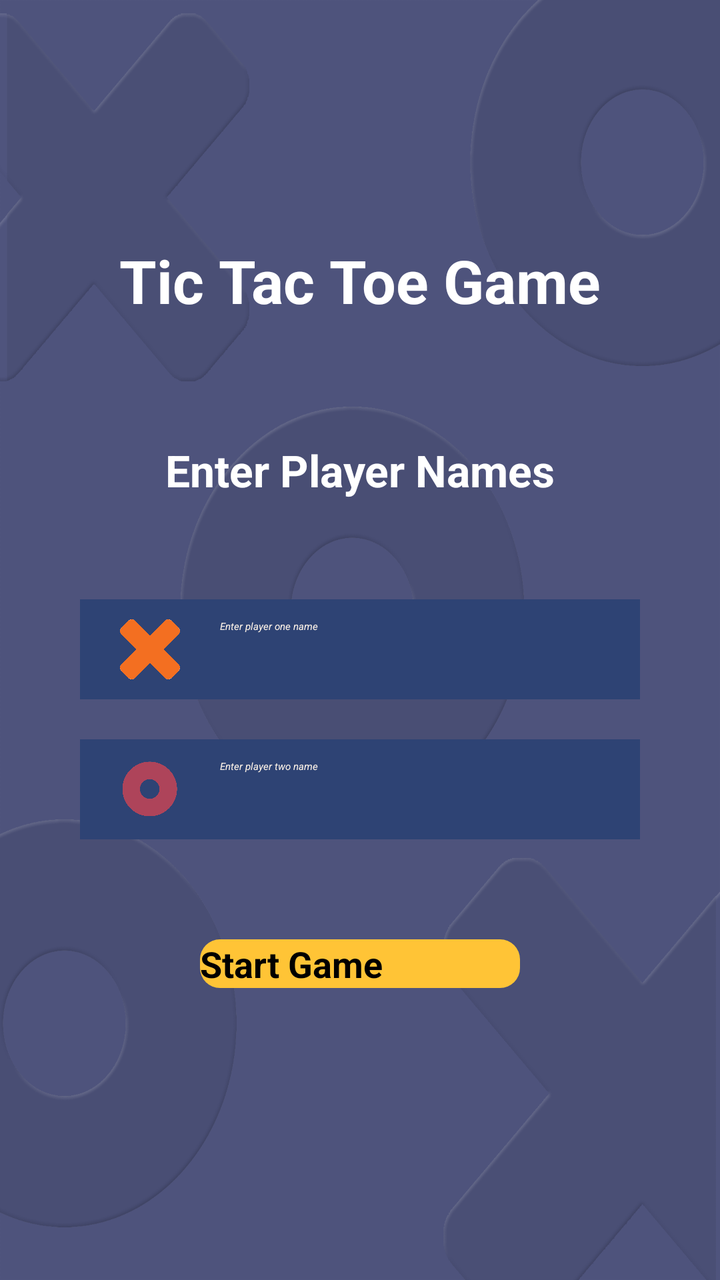
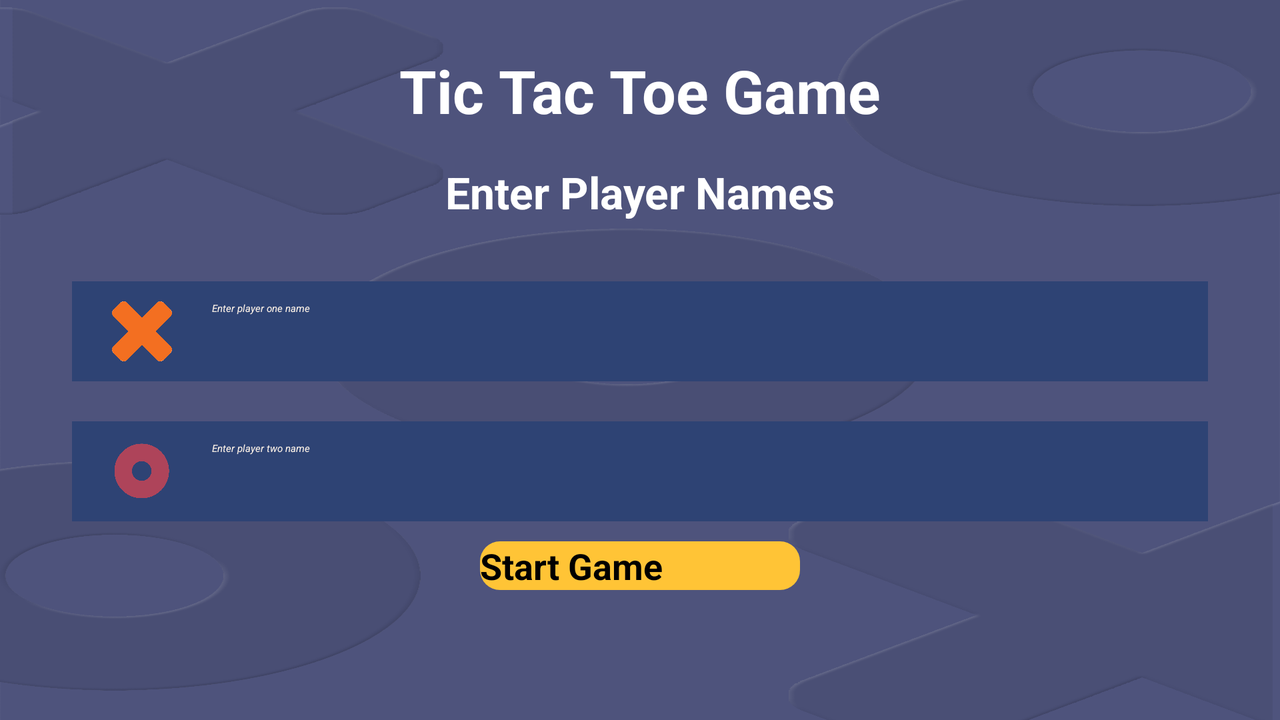

The same Android screen from two of the app's own layout files: first res/layout/ as a phone draws it, then the repository's variant for another configuration, drawn on a device whose configuration selects that folder. Both files follow.
<!-- AndroidManifest.xml: application theme Theme.TicTacToeGame -->
<!-- res/layout/initial_view.xml -->
<?xml version="1.0" encoding="utf-8"?>
<androidx.constraintlayout.widget.ConstraintLayout xmlns:android="http://schemas.android.com/apk/res/android"
    xmlns:app="http://schemas.android.com/apk/res-auto"
    android:layout_width="match_parent"
    android:layout_height="match_parent"
    android:background="@drawable/background"
    android:padding="20dp">

    <TextView
        android:id="@+id/gameName"
        android:layout_width="wrap_content"
        android:layout_height="wrap_content"
        android:layout_marginTop="100dp"
        android:text="Tic Tac Toe Game"
        android:textColor="@color/white"
        android:textSize="30sp"
        android:textStyle="bold"
        app:layout_constraintLeft_toLeftOf="parent"
        app:layout_constraintRight_toRightOf="parent"
        app:layout_constraintTop_toTopOf="parent" />

    <TextView
        android:id="@+id/enterNames"
        android:layout_width="wrap_content"
        android:layout_height="wrap_content"
        android:layout_marginTop="60dp"
        android:text="Enter Player Names"
        android:textColor="@color/white"
        android:textSize="22sp"
        android:textStyle="bold"
        app:layout_constraintLeft_toLeftOf="parent"
        app:layout_constraintRight_toRightOf="parent"
        app:layout_constraintTop_toBottomOf="@id/gameName" />

    <LinearLayout
        android:id="@+id/EnterplayerOne"
        android:layout_width="match_parent"
        android:layout_height="50dp"
        android:layout_marginStart="20dp"
        android:layout_marginTop="50dp"
        android:layout_marginEnd="20dp"
        android:background="@color/dark_blue"
        android:gravity="center_vertical"
        android:orientation="horizontal"
        app:layout_constraintTop_toBottomOf="@id/enterNames">

        <ImageView
            android:layout_width="30dp"
            android:layout_height="30dp"
            android:layout_marginStart="20dp"
            android:adjustViewBounds="true"
            android:background="@color/dark_blue"
            android:src="@drawable/pngwing" />

        <EditText
            android:id="@+id/playerOne"
            android:layout_width="match_parent"
            android:layout_height="50dp"
            android:layout_marginStart="10dp"
            android:layout_marginEnd="10dp"
            android:background="@color/dark_blue"
            android:inputType="text"
            android:maxLines="1"
            android:hint="@string/player_one"
            android:textStyle="italic"
            android:padding="10dp"
            android:textColorHint="@color/light_text"
            android:textColor="@color/white"/>
    </LinearLayout>

    <LinearLayout
        android:id="@+id/EnterplayerTwo"
        android:layout_width="match_parent"
        android:layout_height="50dp"
        android:layout_marginStart="20dp"
        android:layout_marginTop="20dp"
        android:layout_marginEnd="20dp"
        android:background="@color/dark_blue"
        android:gravity="center_vertical"
        android:orientation="horizontal"
        app:layout_constraintTop_toBottomOf="@id/EnterplayerOne">

        <ImageView
            android:layout_width="30dp"
            android:layout_height="30dp"
            android:layout_marginStart="20dp"
            android:adjustViewBounds="true"
            android:background="@color/dark_blue"
            android:src="@drawable/zero" />

        <EditText
            android:id="@+id/playerTwo"
            android:layout_width="match_parent"
            android:layout_height="50dp"
            android:layout_marginStart="10dp"
            android:layout_marginEnd="10dp"
            android:inputType="text"
            android:maxLines="1"
            android:background="@color/dark_blue"
            android:hint="@string/player_two"
            android:textStyle="italic"
            android:padding="10dp"
            android:textColorHint="@color/light_text"
            android:textColor="@color/white"/>
    </LinearLayout>

    <Button
        android:id="@+id/startGame"
        android:layout_width="160dp"
        android:layout_height="wrap_content"
        android:layout_marginTop="50dp"
        android:background="@drawable/start_button"
        android:text="Start Game"
        android:textColor="@color/black"
        android:textSize="18sp"
        android:textStyle="bold"
        app:layout_constraintLeft_toLeftOf="parent"
        app:layout_constraintRight_toRightOf="parent"
        app:layout_constraintTop_toBottomOf="@id/EnterplayerTwo" />


</androidx.constraintlayout.widget.ConstraintLayout>
<!-- resources referenced by this layout -->
<resources>
  <color name="black">#FF000000</color>
  <color name="dark_blue">#FF2E4374</color>
  <color name="light_text">#FAF0E6</color>
  <color name="white">#FFFFFFFF</color>
  <!-- drawable background: png bitmap (drawable, 401706 bytes) -->
  <!-- drawable pngwing: png bitmap (drawable, 6158 bytes) -->
  <!-- drawable start_button (drawable) -->
  <?xml version="1.0" encoding="utf-8"?>
  <shape xmlns:android="http://schemas.android.com/apk/res/android">
      <corners android:radius="10dp"></corners>
      <solid android:color="@color/startbtn"></solid>
  </shape>
  <!-- drawable zero: png bitmap (drawable, 64893 bytes) -->
  <string name="player_one">Enter player one name</string>
  <string name="player_two">Enter player two name</string>
  <color name="startbtn">#FFC436</color>
</resources>
<!-- res/layout-land/initial_view.xml (the repository's variant of the layout above) -->
<!-- drawn on the phone turned sideways -->
<?xml version="1.0" encoding="utf-8"?>
<androidx.constraintlayout.widget.ConstraintLayout xmlns:android="http://schemas.android.com/apk/res/android"
    xmlns:app="http://schemas.android.com/apk/res-auto"
    android:layout_width="match_parent"
    android:layout_height="match_parent"
    android:background="@drawable/background"
    android:padding="20dp">

    <TextView
        android:id="@+id/gameName"
        android:layout_width="wrap_content"
        android:layout_height="wrap_content"
        android:layout_marginTop="5dp"
        android:text="Tic Tac Toe Game"
        android:textColor="@color/white"
        android:textSize="30sp"
        android:textStyle="bold"
        app:layout_constraintLeft_toLeftOf="parent"
        app:layout_constraintRight_toRightOf="parent"
        app:layout_constraintTop_toTopOf="parent" />

    <TextView
        android:id="@+id/enterNames"
        android:layout_width="wrap_content"
        android:layout_height="wrap_content"
        android:layout_marginTop="16dp"
        android:text="Enter Player Names"
        android:textColor="@color/white"
        android:textSize="22sp"
        android:textStyle="bold"
        app:layout_constraintLeft_toLeftOf="parent"
        app:layout_constraintRight_toRightOf="parent"
        app:layout_constraintTop_toBottomOf="@id/gameName" />

    <LinearLayout
        android:id="@+id/EnterplayerOne"
        android:layout_width="match_parent"
        android:layout_height="50dp"
        android:layout_marginStart="16dp"
        android:layout_marginTop="30dp"
        android:layout_marginEnd="16dp"
        android:background="@color/dark_blue"
        android:gravity="center_vertical"
        android:orientation="horizontal"
        app:layout_constraintEnd_toEndOf="parent"
        app:layout_constraintStart_toStartOf="parent"
        app:layout_constraintTop_toBottomOf="@id/enterNames">

        <ImageView
            android:layout_width="30dp"
            android:layout_height="30dp"
            android:layout_marginStart="20dp"
            android:adjustViewBounds="true"
            android:background="@color/dark_blue"
            android:src="@drawable/pngwing" />

        <EditText
            android:id="@+id/playerOne"
            android:layout_width="match_parent"
            android:layout_height="50dp"
            android:layout_marginStart="10dp"
            android:layout_marginEnd="10dp"
            android:background="@color/dark_blue"
            android:hint="@string/player_one"
            android:inputType="text"
            android:maxLines="1"
            android:padding="10dp"
            android:textColor="@color/white"
            android:textColorHint="@color/light_text"
            android:textStyle="italic" />
    </LinearLayout>

    <LinearLayout
        android:id="@+id/EnterplayerTwo"
        android:layout_width="match_parent"
        android:layout_height="50dp"
        android:layout_marginStart="16dp"
        android:layout_marginTop="20dp"
        android:layout_marginEnd="16dp"
        android:background="@color/dark_blue"
        android:gravity="center_vertical"
        android:orientation="horizontal"
        app:layout_constraintEnd_toEndOf="parent"
        app:layout_constraintStart_toStartOf="parent"
        app:layout_constraintTop_toBottomOf="@id/EnterplayerOne">

        <ImageView
            android:layout_width="30dp"
            android:layout_height="30dp"
            android:layout_marginStart="20dp"
            android:adjustViewBounds="true"
            android:background="@color/dark_blue"
            android:src="@drawable/zero" />

        <EditText
            android:id="@+id/playerTwo"
            android:layout_width="match_parent"
            android:layout_height="50dp"
            android:layout_marginStart="10dp"
            android:layout_marginEnd="10dp"
            android:background="@color/dark_blue"
            android:hint="@string/player_two"
            android:inputType="text"
            android:maxLines="1"
            android:padding="10dp"
            android:textColor="@color/white"
            android:textColorHint="@color/light_text"
            android:textStyle="italic" />
    </LinearLayout>

    <Button
        android:id="@+id/startGame"
        android:layout_width="160dp"
        android:layout_height="wrap_content"
        android:layout_marginTop="10dp"
        android:background="@drawable/start_button"
        android:text="Start Game"
        android:textColor="@color/black"
        android:textSize="18sp"
        android:textStyle="bold"
        app:layout_constraintLeft_toLeftOf="parent"
        app:layout_constraintRight_toRightOf="parent"
        app:layout_constraintTop_toBottomOf="@id/EnterplayerTwo" />


</androidx.constraintlayout.widget.ConstraintLayout>
